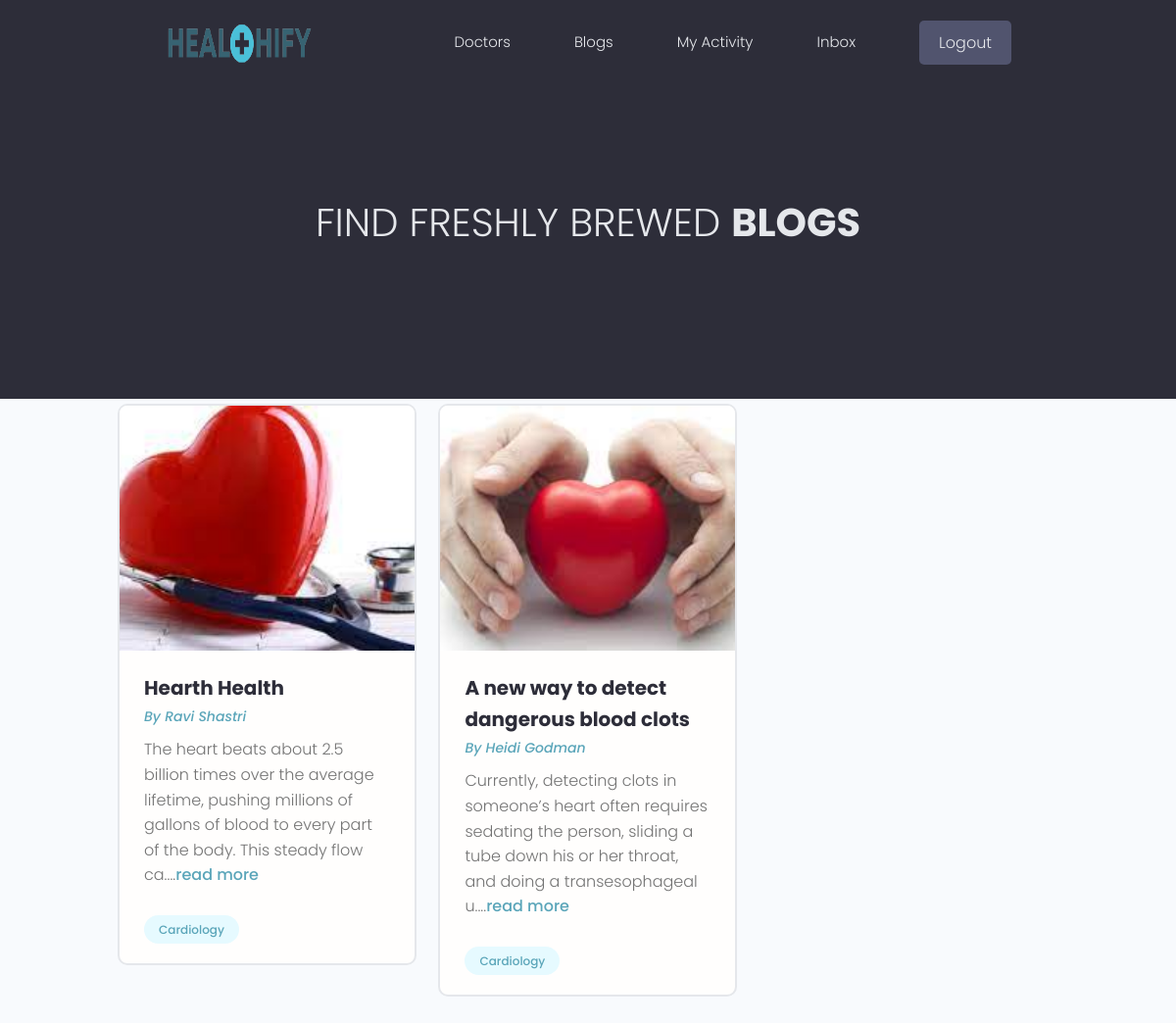
Screenshot of /blog/ with the database file from the repository.
### administration/models.py (models this page shows, shortened)
class blogs(models.Model):
    writer = models.CharField(max_length=50, null=True, blank=True,default="Anonyumous")
    title = models.CharField(max_length=100)
    image = models.ImageField(null = True, blank=True, default="default.jpg", upload_to='blogs/' )
    content = models.TextField(max_length=1000)
    tags = models.ManyToManyField('Tag', blank=True)
    created = models.DateTimeField(auto_now_add=True)
    id = models.UUIDField(default=uuid.uuid4,primary_key=True, unique=True, editable=False)
    ordering = ['-created']

class Tag(models.Model):
    name = models.CharField(max_length=20)
    created = models.DateTimeField(auto_now_add=True)
    id = models.UUIDField(default=uuid.uuid4,
                          primary_key=True, unique=True, editable=False)
    def __str__(self):
        return self.name

### administration/views.py (the view)
# urls.py: path("blog/", views.blog, name="blog"),
def blog(request):
    articles = blogs.objects.all()
    return render(request, "administration/blogs.html", {'blogs' : articles})

### administration/templates/administration/blogs.html (shortened to what this page needs)
{% extends 'main.html' %}
{% block content %}
<main class="Blogs">
    <section class="hero-section text-center">
      <div class="container container--narrow">
        <div class="hero-section__box">
          <h2>Find freshly brewed <span>Blogs</span></h2>
        </div>
      </div>
    </section>
    <section class="BlogsList">
      <div class="container">
        <div class="grid grid--three">
            {% for blog in blogs %}
            <div class="column">
            <div class="card project">
              <a href="{% url 'single_blog' blog.id %}" class="project">
                <img
                  class="project__thumbnail"
                  src="{{blog.image.url}}"
                  alt="blog thumbnail"
                />
                <div class="card__body">
                  <h3 class="project__title">
                    {{blog.title}}
                  </h3>
                  <p>
                    <a class="project__author" href="#"
                      >By {{blog.writer}}</a
                    >
                  </p>
                  <p class="project--rating">{{blog.content|slice:"150"}}....<a href="#">read more</a></p>
                  <div class="project__tags">
                    {% for tag in blog.tags.all %}
                    <span class="tag tag--pill tag--main">
                        <small>{{tag}}</small>
                    </span>
                    {% endfor %}
                </div>
                </div>
              </a>
            </div>
          </div>
          {% endfor %}
        </div>
      </div>
    </section>
  </main>
{% endblock %}

### static/styles/app.css (style rules this page uses)
:root { --color-sub: #2d2d39; }
.card { border: 2px solid var(--color-light); }
img { width: 100%; }
.hero-section { height: 40vh; display: flex; align-items: center; background-color: var(--color-sub); }
.hero-section__box { margin-bottom: 4rem; }
.hero-section__box > h2, .hero-section__box > h2 > span { font-size: 4rem; color: var(--color-light); line-height: 1.3; text-transform: uppercase; }
.hero-section__box > h2 { font-weight: 300; }
.hero-section__box > h2 > span { font-weight: 700; }
.project__author { font-size: 1.4rem; font-style: italic; }
.project--rating { margin-bottom: 1.6em; margin-top: .5em; }
.project__thumbnail { height: 25rem; object-fit: cover; object-position: top center; }
.project__title { font-size: 2rem; font-weight: 700; color: var(--color-sub); }

### static/uikit/styles/modules/_variables.css (style rules this page uses)
:root { --color-main: #5aa5b9; --color-main-light: #e6faff; --color-sub: #3f4156; --color-sub-light: #51546e; --color-sub-lighter: #ededfd; --color-text: #737373; --color-gray: #8b8b8b; --color-light: #e5e7eb; --color-light-gray: #767676; --color-bg: #f8fafd; --color-white: #fffefd; --color-white-light: #f3f3f3; --color-success: #359e64; --color-success-bg: #def8e8; --color-error: #fc4b0b; --color-error-bg: #fff2ee; --font-base: 'Poppins', arial, helvetica, 'Segoe UI', roboto, ubuntu, sans-serif; --font-monospace: 'Fira Code', 'Courier New', courier, monospace; --font-regular: 300; --font-medium: 500; --font-bold: 700; --generic-shadow: 1px 1px 5px #00000010; --generic-transition: all 0.3s ease-in-out; }

### static/uikit/styles/modules/_base.css (style rules this page uses)
* { margin: 0; padding: 0; box-sizing: border-box; text-rendering: optimizeLegibility; color: inherit; font-size: inherit; }
html { font-size: 50%; }
@media only screen and (min-width: 480px) { html { font-size: 56.25%; } }
@media only screen and (min-width: 1200px) { html { font-size: 62.5%; } }
body { line-height: 1.6; font-weight: 400; font-size: 1.5rem; color: var(--color-text); background-color: var(--color-bg); min-height: 100vh; }

### static/uikit/styles/modules/_typography.css (style rules this page uses)
* { font-family: var(--font-base); }
h2 { font-size: 3.6rem; font-weight: var(--font-bold); }
h3 { font-size: 3.2rem; font-weight: var(--font-medium); }
p, span, strong { font-size: 1.6rem; color: var(--color-text); font-weight: var(--font-regular); }
a { padding-bottom: 2px; text-decoration: none; display: inline-block; color: var(--color-main); font-weight: var(--font-medium); }

### static/uikit/styles/modules/_utilities.css (style rules this page uses)
.container { width: 92%; max-width: 165rem; margin: 0 auto; box-sizing: border-box; }
.container--narrow { width: 92%; max-width: 120rem; }
@media screen and (min-width: 1000px) { .container { width: 90%; } }
@media screen and (min-width: 1000px) { .container--narrow { width: 85%; } }
@media screen and (min-width: 1200px) { .container { width: 80%; } }
@media screen and (min-width: 1200px) { .container--narrow { width: 72%; } }
.text-center { text-align: center; }

### static/uikit/styles/modules/_card.css (style rules this page uses)
.card { border-radius: 1rem; background-color: var(--color-white); border: 1.5px solid var(--color-light); width: auto; height: auto; margin-top: 0.5rem; margin-bottom: 0.5rem; overflow: hidden; }
.card__body, .card__header { padding: 2rem 2.5rem; }

### static/uikit/styles/modules/_tag.css (style rules this page uses)
.tag { display: inline-flex; align-items: center; background-color: var(--color-sub); height: -webkit-fit-content; height: -moz-fit-content; height: fit-content; width: -webkit-fit-content; width: -moz-fit-content; width: fit-content; border-radius: 0.5rem; padding: 0.5rem 1.5rem; font-size: 1.2rem; cursor: pointer; }
.tag > small { color: var(--color-white); }
.tag--pill { border-radius: 5rem; }
.tag--main, .tag--main > small { background: var(--color-main-light); color: var(--color-main); font-weight: 500; }

### static/uikit/styles/modules/_grid.css (style rules this page uses)
.grid { display: flex; flex-wrap: wrap; justify-content: flex-start; align-items: stretch; }
.grid > .column { min-width: 28rem; margin-bottom: 2.5rem; }
.grid--three > .column { flex-basis: 100%; }
@media screen and (min-width: 800px) { .grid--three { margin-right: -2%; } }
@media screen and (min-width: 800px) { .grid--three > .column { margin-right: 2%; } }
@media screen and (min-width: 800px) { .grid--three > .column { flex-basis: 48%; } }
@media screen and (min-width: 1200px) { .grid--three { margin-right: -2.33%; } }
@media screen and (min-width: 1200px) { .grid--three > .column { margin-right: 2.33%; } }
@media screen and (min-width: 1200px) { .grid--three > .column { flex-basis: 31%; } }

### rows the page displays
blogs: image (picture), title "Hearth Health", writer "Ravi Shastri", content "The heart beats about 2.5 billion times over the average lifetime, pushing millions of gallons of blood to every part of the body. This steady flow ca"
Tag: name "Cardiology"
blogs: image (picture), title "A new way to detect dangerous blood clots", writer "Heidi Godman", content "Currently, detecting clots in someone’s heart often requires sedating the person, sliding a tube down his or her throat, and doing a transesophageal u"
